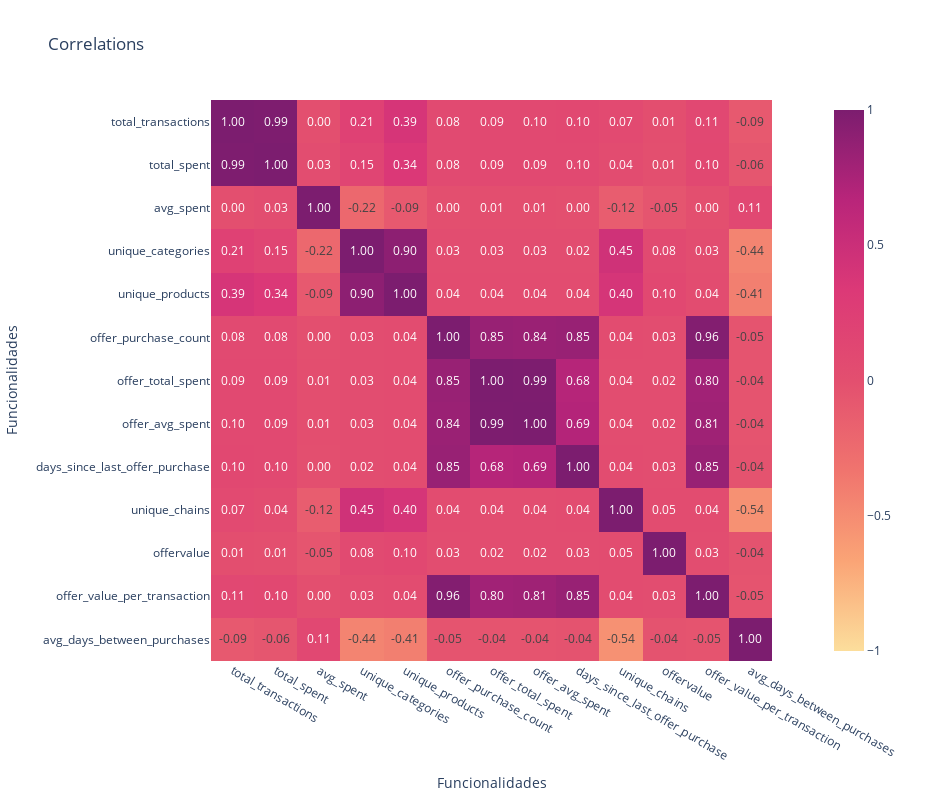

Write notebook code for a chart like this one.
### Markdown cell above
# Analise das correlações entre features

### Code cell
cols_corr = [
    "total_transactions", "total_spent", "avg_spent",
    "unique_categories", "unique_products",
    "offer_purchase_count", "offer_total_spent", "offer_avg_spent",
    "days_since_last_offer_purchase",
    "offer_purchase_count", "offer_total_spent", "offer_avg_spent",
    "days_since_last_offer_purchase",
    "unique_chains", "offervalue", "offer_value_per_transaction",
    "avg_days_between_purchases"
]

col_features = "features"
sample_df = df_customer_features.sample(fraction=0.1, seed=42)

assembler = VectorAssembler(inputCols=cols_corr, outputCol=col_features)
df_features = assembler.transform(sample_df).select(col_features)

corr_matrix = Correlation.corr(df_features, col_features).collect()[0][0].toArray().tolist()

print(f'Computed correlations among {cols_corr}:')
fig = px.imshow(corr_matrix, title='Correlations',
                x = cols_corr, y = cols_corr,
                color_continuous_scale='Sunsetdark',  # Sunsetdark, RdBu_r
                text_auto='.2f',
                zmin=-1, zmax=1)
fig.update_layout(
    xaxis_title="Funcionalidades",
    yaxis_title="Funcionalidades",
    width=950,
    height=800
)
fig.show()

### Figure 1 — Plotly figure (JSON) as saved in the notebook; plotly's stock layout.template omitted (floating-point values rounded to 4 significant figures; data arrays with more than 128 entries replaced by an {"elided": "..."} marker saying what was removed)
{"data": [{"coloraxis": "coloraxis", "hovertemplate": "x: %{x}<br>y: %{y}<br>color: %{z}<extra></extra>", "name": "0", "texttemplate": "%{z:.2f}", "type": "heatmap", "x": ["total_transactions", "total_spent", "avg_spent", "unique_categories", "unique_products", "offer_purchase_count", "offer_total_spent", "offer_avg_spent", "days_since_last_offer_purchase", "offer_purchase_count", "offer_total_spent", "offer_avg_spent", "days_since_last_offer_purchase", "unique_chains", "offervalue", "offer_value_per_transaction", "avg_days_between_purchases"], "xaxis": "x", "y": ["total_transactions", "total_spent", "avg_spent", "unique_categories", "unique_products", "offer_purchase_count", "offer_total_spent", "offer_avg_spent", "days_since_last_offer_purchase", "offer_purchase_count", "offer_total_spent", "offer_avg_spent", "days_since_last_offer_purchase", "unique_chains", "offervalue", "offer_value_per_transaction", "avg_days_between_purchases"], "yaxis": "y", "z": {"elided": "17x17 float values"}}], "layout": {"coloraxis": {"cmax": 1, "cmin": -1, "colorscale": [[0, "rgb(252, 222, 156)"], [0.1667, "rgb(250, 164, 118)"], [0.3333, "rgb(240, 116, 110)"], [0.5, "rgb(227, 79, 111)"], [0.6667, "rgb(220, 57, 119)"], [0.8333, "rgb(185, 37, 122)"], [1, "rgb(124, 29, 111)"]]}, "height": 800, "title": {"text": "Correlations"}, "width": 950, "xaxis": {"anchor": "y", "constrain": "domain", "domain": [0, 1], "scaleanchor": "y", "title": {"text": "Funcionalidades"}}, "yaxis": {"anchor": "x", "autorange": "reversed", "constrain": "domain", "domain": [0, 1], "title": {"text": "Funcionalidades"}}}}
